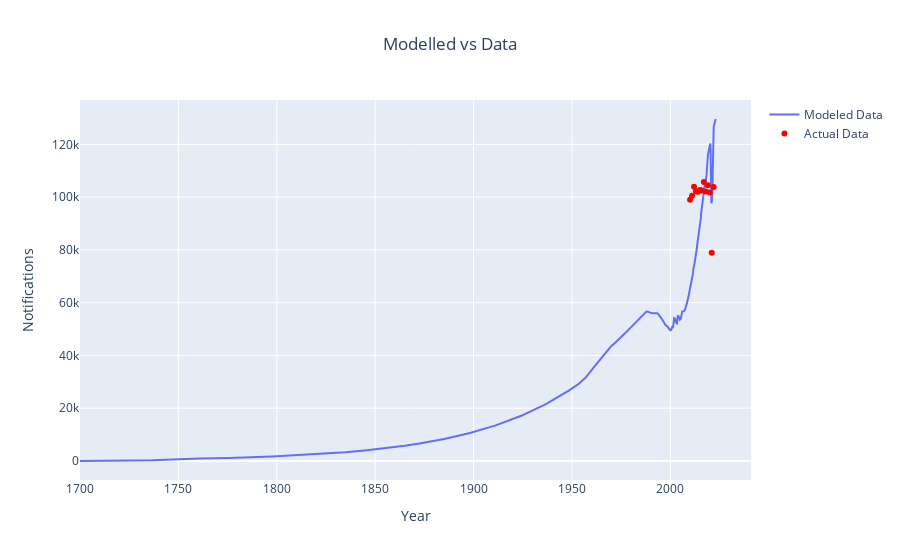

This figure's notebook cell:
### Code cell
line_trace = go.Scatter(
    x=derived_df_0.index,
    y=derived_df_0["notification"],
    mode="lines",
    name="Modeled Data",
)
# Create a scatter plot for the actual data
scatter_trace = go.Scatter(
    x=notifs.index,
    y=notifs.values,
    mode="markers",
    marker=dict(color="red"),
    name="Actual Data",
)

# Combine the traces into one figure
fig = go.Figure(data=[line_trace, scatter_trace])

# Update the layout for the combined figure
fig.update_layout(
    title="Modelled vs Data", title_x=0.5, xaxis_title="Year", yaxis_title="Notifications"
)

# Show the figure
fig.show()

### Figure 1 — Plotly figure (JSON) as saved in the notebook; plotly's stock layout.template omitted (floating-point values rounded to 4 significant figures; data arrays with more than 128 entries replaced by an {"elided": "..."} marker saying what was removed)
{"data": [{"mode": "lines", "name": "Modeled Data", "type": "scatter", "x": {"elided": "3231 float values"}, "y": {"elided": "3231 float values"}}, {"marker": {"color": "red"}, "mode": "markers", "name": "Actual Data", "type": "scatter", "x": [2010, 2011, 2012, 2013, 2014, 2015, 2016, 2017, 2018, 2019, 2020, 2021, 2022], "y": [99022, 100518, 103906, 102196, 102087, 102676, 102527, 105733, 102171, 104505, 101795, 78935, 103804]}], "layout": {"title": {"text": "Modelled vs Data", "x": 0.5}, "xaxis": {"title": {"text": "Year"}}, "yaxis": {"title": {"text": "Notifications"}}}}
